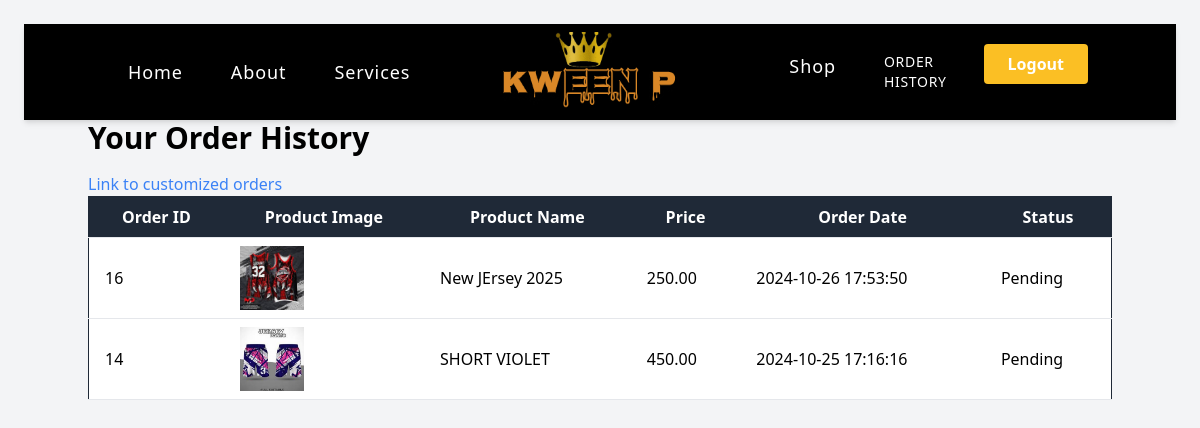
Screenshot of /order_history.php (signed in) with the database file from the repository.
### tables this page shows
CREATE TABLE `orders` (
  `id` int(11) NOT NULL,
  `user_id` int(11) DEFAULT NULL,
  `product_id` int(11) DEFAULT NULL,
  `order_date` datetime DEFAULT NULL,
  `status` varchar(50) DEFAULT NULL,
  `facebook_account` varchar(255) DEFAULT NULL
);

CREATE TABLE `products` (
  `id` int(11) NOT NULL,
  `name` varchar(255) NOT NULL,
  `description` text DEFAULT NULL,
  `price` decimal(10,2) NOT NULL,
  `image_url` varchar(255) DEFAULT NULL,
  `date_created` datetime DEFAULT current_timestamp(),
  `date_updated` datetime DEFAULT current_timestamp() ON UPDATE current_timestamp(),
  `size` enum('S','M','L','XL','XXL') DEFAULT NULL,
  `stock` tinyint(1) NOT NULL DEFAULT 1
);

### order_history.php (the view, shortened to what this page needs)
<?php
include 'db_connection.php';
$userId = $_SESSION['user_id'];
$query = "
    SELECT o.id, p.name AS product_name, p.price AS product_price, p.image_url AS product_image, o.order_date, o.status
    FROM orders o
    JOIN products p ON o.product_id = p.id
    WHERE o.user_id = ?
    ORDER BY o.order_date DESC
";
$stmt = $db->prepare($query);
$stmt->bind_param("i", $userId);
$stmt->execute();
$result = $stmt->get_result();
?>
<!DOCTYPE html>
<html lang="en">
<head>
    <link rel="stylesheet" href="https://cdn.jsdelivr.net/npm/tailwindcss@2.2.19/dist/tailwind.min.css">
</head>
<body class="bg-gray-100 p-6">
<nav class="bg-black shadow-md top-0 left-0 w-full z-50">
    <div class="container mx-auto px-4">
        <div class="flex justify-between items-center py-2">
            <div class="flex-1 flex justify-start">
                <div class="hidden md:flex space-x-4 p-2">
                    <a href="index.php" class="text-white tracking-wider px-4 xl:px-8 py-2 text-lg hover:underline">Home</a>
                    <a href="#about" class="text-white tracking-wider px-4 xl:px-8 py-2 text-lg hover:underline">About</a>
                    <a href="#threats" class="text-white tracking-wider px-4 xl:px-8 py-2 text-lg hover:underline">Services</a>
                </div>
            </div>
            <div class="flex-1 flex justify-center">
                <div class="text-center">
                    <img src="images/logo1.png" alt="" width="200px" class="h-20">
                </div>
            </div>
            <div class="flex-1 flex justify-end">
                <div class="hidden md:flex space-x-4 p-2">
                    <a href="apparelShop.php" class="text-white tracking-wider px-4 xl:px-8 py-2 text-lg hover:underline">Shop</a>
                    <a href="order_history.php" class=" px-2 py-1 font-abhaya-libre uppercase text-white tracking-wider px-4 xl:px-8 py-2 text-sm hover:underline">Order History </a>
                    <a href="logout.php"><button type="submit" class="block font-bold bg-yellow-400 text-white py-2 px-6 rounded hover:bg-orange-300 transition">Logout</button></a>
                </div>
            </div>
        </div>
    </div>
</nav>
    <div class="container mx-auto">
        <h2 class="text-3xl font-bold mb-4">Your Order History</h2>
        <a href="customizedOrderHistory.php" class="text-blue-500">Link to customized orders</a>
        <div class="overflow-x-auto">
            <table class="min-w-full bg-white border border-gray-800">
                <thead>
                    <tr class="bg-gray-800 text-white">
                        <th class="px-4 py-2 border-b">Order ID</th>
                        <th class="px-4 py-2 border-b">Product Image</th>
                        <th class="px-4 py-2 border-b">Product Name</th>
                        <th class="px-4 py-2 border-b">Price</th>
                        <th class="px-4 py-2 border-b">Order Date</th>
                        <th class="px-4 py-2 border-b">Status</th>
                    </tr>
                </thead>
                <tbody>
                    <?php if ($result->num_rows > 0) { ?>
                        <?php while ($row = $result->fetch_assoc()) { ?>
                            <tr class="hover:bg-gray-100">
                                <td class="px-4 py-2 border-b"><?php echo htmlspecialchars($row['id']); ?></td>
                                <td class="px-4 py-2 border-b">
                                    <img src="<?php echo htmlspecialchars($row['product_image']); ?>" alt="<?php echo htmlspecialchars($row['product_name']); ?>" class="w-16 h-16 object-cover">
                                </td>
                                <td class="px-4 py-2 border-b"><?php echo htmlspecialchars($row['product_name']); ?></td>
                                <td class="px-4 py-2 border-b"><?php echo htmlspecialchars($row['product_price']); ?></td>
                                <td class="px-4 py-2 border-b"><?php echo htmlspecialchars($row['order_date']); ?></td>
                                <td class="px-4 py-2 border-b"><?php echo htmlspecialchars($row['status']); ?></td>
                            </tr>
                        <?php } ?>
                    <?php } else { ?>
                        <tr>
                            <td colspan="6" class="px-4 py-2 border-b text-center">No orders found.</td>
                        </tr>
                    <?php } ?>
                </tbody>
            </table>
        </div>
    </div>
</body>
</html>

### rows the page displays
orders: id "16", product.image_url (picture), product.name "New JErsey 2025", product.price "250.00", order_date "2024-10-26 17:53:50", status "Pending"
orders: id "14", product.image_url (picture), product.name "SHORT VIOLET", product.price "450.00", order_date "2024-10-25 17:16:16", status "Pending"
